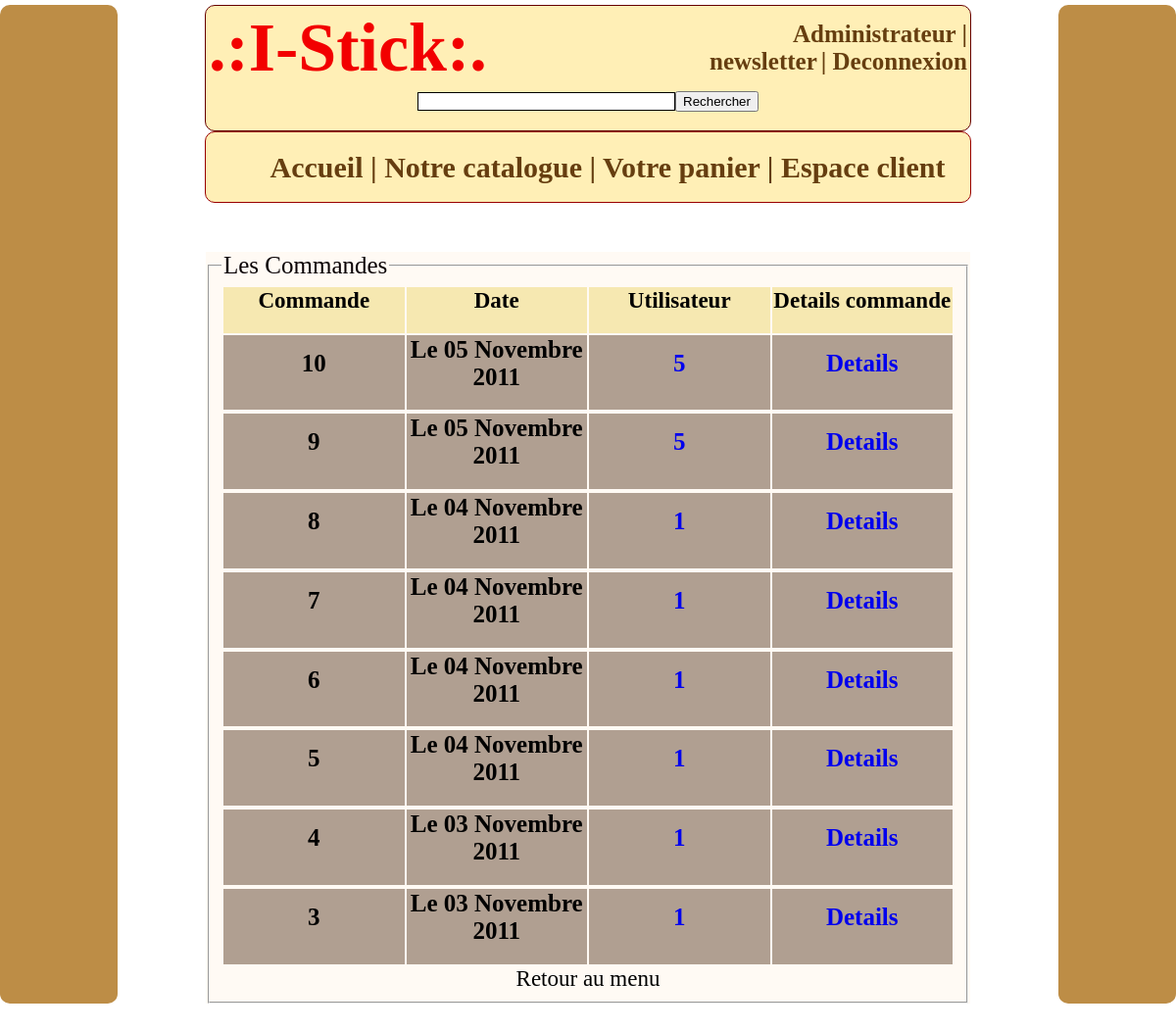
Page /index.php?uc=administrer&action=voirLesCommandes (signed in) on the committed database.
### tables this page shows
CREATE TABLE IF NOT EXISTS `contenir` (
  `num_commande` int(11) NOT NULL DEFAULT '0',
  `id_produit` int(11) NOT NULL DEFAULT '0',
  `quantite` int(11) NOT NULL,
  PRIMARY KEY (`num_commande`,`id_produit`),
  KEY `id_produit` (`id_produit`)
);

CREATE TABLE IF NOT EXISTS `commande` (
  `num_commande` int(11) NOT NULL AUTO_INCREMENT,
  `date` date DEFAULT NULL,
  `id_utilisateur` int(11) DEFAULT NULL,
  PRIMARY KEY (`num_commande`)
);

### util/class.pdoMystick.inc.php (called while the page is built, shortened)
<?php
class PdoMystick
{
      	private static $serveur='mysql:host=localhost';
      	private static $bdd='dbname=my_stick';
      	private static $user='sk' ;
      	private static $mdp='EW8ah9tyWFqEt6X5' ;
		private static $monPdo;
		private static $monPdoMystick = null;
	private function __construct()
	{
    		PdoMystick::$monPdo = new PDO(PdoMystick::$serveur.';'.PdoMystick::$bdd, PdoMystick::$user, PdoMystick::$mdp);
			PdoMystick::$monPdo->query("SET CHARACTER SET utf8");
	}
	public  static function getPdoMystick()
	{
		if(PdoMystick::$monPdoMystick == null)
		{
			PdoMystick::$monPdoMystick= new PdoMystick();
		}
		return PdoMystick::$monPdoMystick;
	}
	public function getLesCommandes()
	{
		$req = "SELECT * FROM commande  INNER JOIN contenir ON commande.num_commande = contenir.num_commande GROUP BY commande.num_commande";
		$res = PdoMystick::$monPdo->query($req);
		$lesCommandes = $res->fetchAll();
		return $lesCommandes;
	}
}
?>

### util/fonctions.inc.php (called while the page is built, shortened)
<?php
 function dateEnChaine($ladate)
 {
	$mois = array("","Janvier","Février","Mars","Avril","Mai","Juin","Juillet","Août","Septembre","Octobre","Novembre","Décembre");
	$lemois = $ladate[5].$ladate[6];
	 $lemois = $mois[$lemois];
	$dateAretourner = "Le $ladate[8]$ladate[9] $lemois $ladate[0]$ladate[1]$ladate[2]$ladate[3]";
	return $dateAretourner;
}
?>

### vues/v_lesCommandes.php (the view, shortened to what this page needs)
<div id="produitAdmin" align="left">
  <fieldset>
     <legend><monlabel class="desir">Les Commandes </legend>
 <table   width="100%">
	 <tr border="5px">
		 <td  BGCOLOR="#F6E8B1" width="10%"><div align="left"><h3><center><c2 class="texte">Commande</div></td>
		 <td  BGCOLOR="#F6E8B1"  width="10%"><div align="left"><h3><center><c2 class="texte">Date</div></td>
		 <td  BGCOLOR="#F6E8B1" width="10%"><div align="left"><h3> <center><c2 class="texte">Utilisateur </div></td>
		 <td  BGCOLOR="#F6E8B1" width="10%"><div align="left"><h3><center><c2 class="texte">Details commande</div></td>
	</tr>
<?php
 	 foreach( $lesCommandes as $uneCommande)
	 {
		$num_commande = $uneCommande['num_commande'];
		$date= $uneCommande['date'];
		$date = dateEnChaine($date );
		$id_utilisateur = $uneCommande['id_utilisateur'];
	 ?>
	<tr>
		<td width="20%"  BGCOLOR="#B09F91"><div align="left"><h3><center><larissa class="simpore"><?php echo $num_commande?></div></td>
		<td width="20%"  BGCOLOR="#B09F91"><div align="left"><h3><center><larissa class="simpore"><?php echo $date ?></div></td>
		<td width="20%"  BGCOLOR="#B09F91"><div align="left"><h3><a href="index.php?uc=administrer&action=voirUtilisateur&id_utilisateur=<?php echo $id_utilisateur ?> "><center><larissa class="simpore"><?php echo $id_utilisateur ?></a></div></td>
		<td width="20%"  BGCOLOR="#B09F91"><div align="left"><h3><a href="index.php?uc=administrer&action=voirLesDetailsCommandes&num_commande=<?php echo $num_commande ?>"><center><larissa class="simpore">Details</a></div></td>
	</tr>
 </table>
	 <table   width="100%">
	 <?php
	}
?>
</fieldset>
 <center><a  onClick="history.back()"><c2 class="texte">Retour au menu</c2> </a>
</div>

### util/my-css2.css (style rules this page uses)
body { width: 100%; margin: auto; margin-top: 5px; margin-bottom: 30px; background-attachment: fixed; float : center; }
#produitAdmin { margin-top: 50px; width: 65% ; height: *px; background-repeat: no-repeat; background-color :#FFFAF4 }
monlabel.desir { color: #080004; font-family: Andalus; font-size :25px; }
c2.texte { font-size :23px; }
larissa.simpore { font-size :25px; }

### vues/v_entete.php (style rules this page uses)
a { text-decoration:none }

### rows in the picture
contenir: num_commande "10", num_commande.date "Le 05 Novembre 2011", num_commande.id_utilisateur "5"
contenir: num_commande "9", num_commande.date "Le 05 Novembre 2011", num_commande.id_utilisateur "5"
contenir: num_commande "8", num_commande.date "Le 04 Novembre 2011", num_commande.id_utilisateur "1"
contenir: num_commande "7", num_commande.date "Le 04 Novembre 2011", num_commande.id_utilisateur "1"
contenir: num_commande "6", num_commande.date "Le 04 Novembre 2011", num_commande.id_utilisateur "1"
contenir: num_commande "5", num_commande.date "Le 04 Novembre 2011", num_commande.id_utilisateur "1"
contenir: num_commande "4", num_commande.date "Le 03 Novembre 2011", num_commande.id_utilisateur "1"
contenir: num_commande "3", num_commande.date "Le 03 Novembre 2011", num_commande.id_utilisateur "1"
